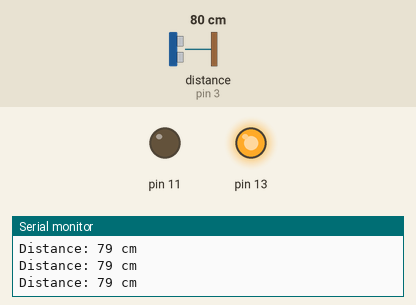
Simulated run of this sketch. Board: Arduino Uno, built with avr-gcc and run on an emulated ATmega328P. On the bench: output pins drawn as LEDs (lit = HIGH), the last lines printed to the serial monitor. Wiring (inferred from the names in the program): ultrasonic range finder: trigger pin 2; echo pin 3. The test bench sets the inputs (shaded band); at power-on: distance to the obstacle (sensor on pin 3) 80 cm. The echo pulse lasts 58.3 µs per cm; pins used as bus, display or sensor lines are not drawn.

Above: at 1.3 s.
1.4 s: distance to the obstacle (sensor on pin 3) set to 5 cm
4.4 s: distance to the obstacle (sensor on pin 3) set to 2 cm
At 4.9 s:
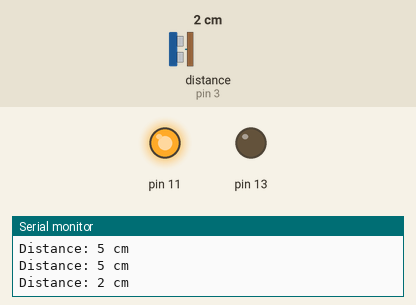
7.4 s: distance to the obstacle (sensor on pin 3) set to 4 cm
At 7.9 s:
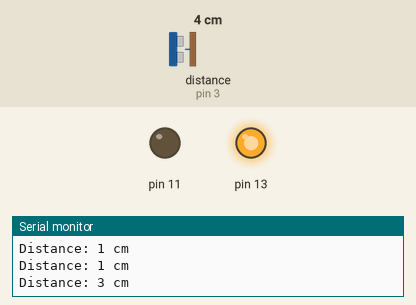
Timing chart, 0 to 10.4 s (numbered marks = the images above; inputs shaded):
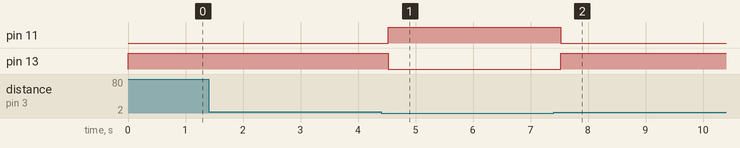

The sketch:

Wsrs_triveda.ino
```cpp
// Define the pins for the ultrasonic sensor
const int trigPin = 2; // Replace '2' with the pin you connected the Trig pin to.
const int echoPin = 3; // Replace '3' with the pin you connected the Echo pin to.

// Variables to store the duration and distance measured by the sensor
long duration;
int distanceCm;

void setup() {
  // Initialize the serial communication for debugging (optional)

  Serial.begin(9600);
  pinMode(13,OUTPUT);
  pinMode(11,OUTPUT);

  // Set the trigPin as an output and echoPin as an input
  pinMode(trigPin, OUTPUT);
  pinMode(echoPin, INPUT);
}

void loop() {
  // Clear the trigPin

  digitalWrite(13,LOW);
  digitalWrite(11,LOW);


  digitalWrite(trigPin, LOW);
  delayMicroseconds(2);

  // Send a 10 microseconds pulse to the trigPin to start the measurement
  digitalWrite(trigPin, HIGH);
  delayMicroseconds(10);
  digitalWrite(trigPin, LOW);

  // Measure the duration it takes for the ultrasonic pulse to return
  duration = pulseIn(echoPin, HIGH);

  // Calculate the distance in centimeters (speed of sound in air is ~343 m/s)
  distanceCm = duration * 0.0343 / 2;

  if(distanceCm <= 2){
    digitalWrite(11,HIGH);
  }
  else{
    digitalWrite(13,HIGH);
  }

  // Print the distance to the serial monitor
  Serial.print("Distance: ");
  Serial.print(distanceCm);
  Serial.println(" cm");

  // Wait a short time before taking the next measurement
  delay(500);
}
```

Measured:
- the behaviour switches between 4 and 3 cm on distance to the obstacle (sensor on pin 3) (found by bisection; images 0 and 1)
- after the input at 4.4 s, pin 11: LOW → HIGH after 0.12 s; pin 13: HIGH → LOW after 0.12 s
- after the input at 7.4 s, pin 11: HIGH → LOW after 0.13 s; pin 13: LOW → HIGH after 0.13 s
